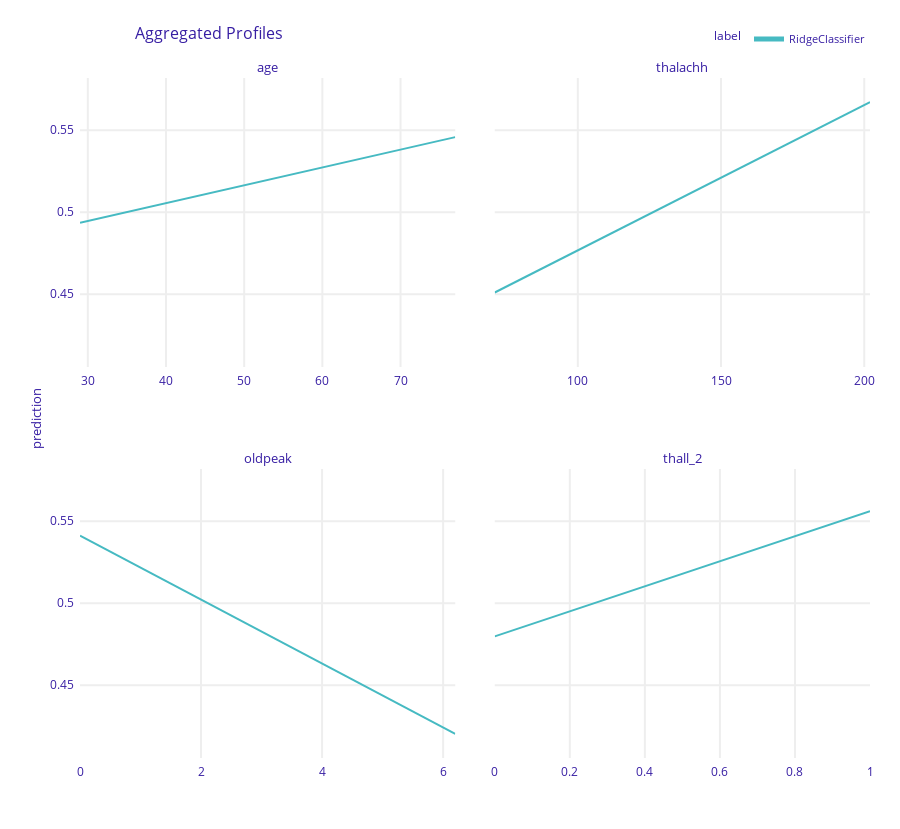

Notebook code for this chart:
### Code cell
lr_pdp = lr_explainer.model_profile()
fig = lr_pdp.plot(variables=["age", "thalachh", "oldpeak", "thall_2"], show=False)
fig.write_image("imgs/lr_pdp.png")
fig.show()

### Figure 1 — Plotly figure (JSON) as saved in the notebook; plotly's stock layout.template omitted (floating-point values rounded to 4 significant figures; data arrays with more than 128 entries replaced by an {"elided": "..."} marker saying what was removed)
{"data": [{"customdata": {"elided": "101x3 mixed values"}, "hovertemplate": "<b>%{hovertext}</b><br><br>prediction=%{y:.3f}<br>mean_prediction=%{customdata[0]:.3f}<extra></extra>", "hovertext": ["RidgeClassifier", "RidgeClassifier", "RidgeClassifier", "RidgeClassifier", "RidgeClassifier", "RidgeClassifier", "RidgeClassifier", "RidgeClassifier", "RidgeClassifier", "RidgeClassifier", "RidgeClassifier", "RidgeClassifier", "RidgeClassifier", "RidgeClassifier", "RidgeClassifier", "RidgeClassifier", "RidgeClassifier", "RidgeClassifier", "RidgeClassifier", "RidgeClassifier", "RidgeClassifier", "RidgeClassifier", "RidgeClassifier", "RidgeClassifier", "RidgeClassifier", "RidgeClassifier", "RidgeClassifier", "RidgeClassifier", "RidgeClassifier", "RidgeClassifier", "RidgeClassifier", "RidgeClassifier", "RidgeClassifier", "RidgeClassifier", "RidgeClassifier", "RidgeClassifier", "RidgeClassifier", "RidgeClassifier", "RidgeClassifier", "RidgeClassifier", "RidgeClassifier", "RidgeClassifier", "RidgeClassifier", "RidgeClassifier", "RidgeClassifier", "RidgeClassifier", "RidgeClassifier", "RidgeClassifier", "RidgeClassifier", "RidgeClassifier", "RidgeClassifier", "RidgeClassifier", "RidgeClassifier", "RidgeClassifier", "RidgeClassifier", "RidgeClassifier", "RidgeClassifier", "RidgeClassifier", "RidgeClassifier", "RidgeClassifier", "RidgeClassifier", "RidgeClassifier", "RidgeClassifier", "RidgeClassifier", "RidgeClassifier", "RidgeClassifier", "RidgeClassifier", "RidgeClassifier", "RidgeClassifier", "RidgeClassifier", "RidgeClassifier", "RidgeClassifier", "RidgeClassifier", "RidgeClassifier", "RidgeClassifier", "RidgeClassifier", "RidgeClassifier", "RidgeClassifier", "RidgeClassifier", "RidgeClassifier", "RidgeClassifier", "RidgeClassifier", "RidgeClassifier", "RidgeClassifier", "RidgeClassifier", "RidgeClassifier", "RidgeClassifier", "RidgeClassifier", "RidgeClassifier", "RidgeClassifier", "RidgeClassifier", "RidgeClassifier", "RidgeClassifier", "RidgeClassifier", "RidgeClassifier", "RidgeClassifier", "RidgeClassifier", "RidgeClassifier", "RidgeClassifier", "RidgeClassifier", "RidgeClassifier"], "legendgroup": "RidgeClassifier", "line": {"color": "#46bac2", "dash": "solid", "width": 2}, "marker": {"symbol": "circle"}, "mode": "lines", "name": "RidgeClassifier", "opacity": 1, "orientation": "v", "showlegend": true, "type": "scatter", "x": [29, 29.48, 29.96, 30.44, 30.92, 31.4, 31.88, 32.36, 32.84, 33.32, 33.8, 34.28, 34.76, 35.24, 35.72, 36.2, 36.68, 37.16, 37.64, 38.12, 38.6, 39.08, 39.56, 40.04, 40.52, 41, 41.48, 41.96, 42.44, 42.92, 43.4, 43.88, 44.36, 44.84, 45.32, 45.8, 46.28, 46.76, 47.24, 47.72, 48.2, 48.68, 49.16, 49.64, 50.12, 50.6, 51.08, 51.56, 52.04, 52.52, 53, 53.48, 53.96, 54.44, 54.92, 55.4, 55.88, 56.36, 56.84, 57.32, 57.8, 58.28, 58.76, 59.24, 59.72, 60.2, 60.68, 61.16, 61.64, 62.12, 62.6, 63.08, 63.56, 64.04, 64.52, 65, 65.48, 65.96, 66.44, 66.92, 67.4, 67.88, 68.36, 68.84, 69.32, 69.8, 70.28, 70.76, 71.24, 71.72, 72.2, 72.68, 73.16, 73.64, 74.12, 74.6, 75.08, 75.56, 76.04, 76.52, 77], "xaxis": "x3", "y": [0.4935, 0.4941, 0.4946, 0.4951, 0.4956, 0.4962, 0.4967, 0.4972, 0.4977, 0.4983, 0.4988, 0.4993, 0.4998, 0.5004, 0.5009, 0.5014, 0.5019, 0.5025, 0.503, 0.5035, 0.504, 0.5045, 0.5051, 0.5056, 0.5061, 0.5066, 0.5072, 0.5077, 0.5082, 0.5087, 0.5093, 0.5098, 0.5103, 0.5108, 0.5114, 0.5119, 0.5124, 0.5129, 0.5135, 0.514, 0.5145, 0.515, 0.5156, 0.5161, 0.5166, 0.5171, 0.5176, 0.5182, 0.5187, 0.5192, 0.5197, 0.5203, 0.5208, 0.5213, 0.5218, 0.5224, 0.5229, 0.5234, 0.5239, 0.5245, 0.525, 0.5255, 0.526, 0.5265, 0.5271, 0.5276, 0.5281, 0.5286, 0.5292, 0.5297, 0.5302, 0.5307, 0.5312, 0.5318, 0.5323, 0.5328, 0.5333, 0.5339, 0.5344, 0.5349, 0.5354, 0.5359, 0.5365, 0.537, 0.5375, 0.538, 0.5385, 0.5391, 0.5396, 0.5401, 0.5406, 0.5411, 0.5417, 0.5422, 0.5427, 0.5432, 0.5437, 0.5443, 0.5448, 0.5453, 0.5458], "yaxis": "y3"}, {"customdata": {"elided": "101x3 mixed values"}, "hovertemplate": "<b>%{hovertext}</b><br><br>prediction=%{y:.3f}<br>mean_prediction=%{customdata[0]:.3f}<extra></extra>", "hovertext": ["RidgeClassifier", "RidgeClassifier", "RidgeClassifier", "RidgeClassifier", "RidgeClassifier", "RidgeClassifier", "RidgeClassifier", "RidgeClassifier", "RidgeClassifier", "RidgeClassifier", "RidgeClassifier", "RidgeClassifier", "RidgeClassifier", "RidgeClassifier", "RidgeClassifier", "RidgeClassifier", "RidgeClassifier", "RidgeClassifier", "RidgeClassifier", "RidgeClassifier", "RidgeClassifier", "RidgeClassifier", "RidgeClassifier", "RidgeClassifier", "RidgeClassifier", "RidgeClassifier", "RidgeClassifier", "RidgeClassifier", "RidgeClassifier", "RidgeClassifier", "RidgeClassifier", "RidgeClassifier", "RidgeClassifier", "RidgeClassifier", "RidgeClassifier", "RidgeClassifier", "RidgeClassifier", "RidgeClassifier", "RidgeClassifier", "RidgeClassifier", "RidgeClassifier", "RidgeClassifier", "RidgeClassifier", "RidgeClassifier", "RidgeClassifier", "RidgeClassifier", "RidgeClassifier", "RidgeClassifier", "RidgeClassifier", "RidgeClassifier", "RidgeClassifier", "RidgeClassifier", "RidgeClassifier", "RidgeClassifier", "RidgeClassifier", "RidgeClassifier", "RidgeClassifier", "RidgeClassifier", "RidgeClassifier", "RidgeClassifier", "RidgeClassifier", "RidgeClassifier", "RidgeClassifier", "RidgeClassifier", "RidgeClassifier", "RidgeClassifier", "RidgeClassifier", "RidgeClassifier", "RidgeClassifier", "RidgeClassifier", "RidgeClassifier", "RidgeClassifier", "RidgeClassifier", "RidgeClassifier", "RidgeClassifier", "RidgeClassifier", "RidgeClassifier", "RidgeClassifier", "RidgeClassifier", "RidgeClassifier", "RidgeClassifier", "RidgeClassifier", "RidgeClassifier", "RidgeClassifier", "RidgeClassifier", "RidgeClassifier", "RidgeClassifier", "RidgeClassifier", "RidgeClassifier", "RidgeClassifier", "RidgeClassifier", "RidgeClassifier", "RidgeClassifier", "RidgeClassifier", "RidgeClassifier", "RidgeClassifier", "RidgeClassifier", "RidgeClassifier", "RidgeClassifier", "RidgeClassifier", "RidgeClassifier"], "legendgroup": "RidgeClassifier", "line": {"color": "#46bac2", "dash": "solid", "width": 2}, "marker": {"symbol": "circle"}, "mode": "lines", "name": "RidgeClassifier", "opacity": 1, "orientation": "v", "showlegend": false, "type": "scatter", "x": [71, 72.31, 73.62, 74.93, 76.24, 77.55, 78.86, 80.17, 81.48, 82.79, 84.1, 85.41, 86.72, 88.03, 89.34, 90.65, 91.96, 93.27, 94.58, 95.89, 97.2, 98.51, 99.82, 101.1, 102.4, 103.8, 105.1, 106.4, 107.7, 109.0, 110.3, 111.6, 112.9, 114.2, 115.5, 116.8, 118.2, 119.5, 120.8, 122.1, 123.4, 124.7, 126.0, 127.3, 128.6, 129.9, 131.3, 132.6, 133.9, 135.2, 136.5, 137.8, 139.1, 140.4, 141.7, 143.1, 144.4, 145.7, 147.0, 148.3, 149.6, 150.9, 152.2, 153.5, 154.8, 156.2, 157.5, 158.8, 160.1, 161.4, 162.7, 164.0, 165.3, 166.6, 167.9, 169.2, 170.6, 171.9, 173.2, 174.5, 175.8, 177.1, 178.4, 179.7, 181.0, 182.4, 183.7, 185.0, 186.3, 187.6, 188.9, 190.2, 191.5, 192.8, 194.1, 195.4, 196.8, 198.1, 199.4, 200.7, 202], "xaxis": "x4", "y": [0.4511, 0.4522, 0.4534, 0.4545, 0.4557, 0.4569, 0.458, 0.4592, 0.4603, 0.4615, 0.4627, 0.4638, 0.465, 0.4662, 0.4673, 0.4685, 0.4697, 0.4708, 0.472, 0.4731, 0.4743, 0.4755, 0.4766, 0.4778, 0.479, 0.4801, 0.4813, 0.4825, 0.4836, 0.4848, 0.486, 0.4871, 0.4883, 0.4895, 0.4906, 0.4918, 0.493, 0.4941, 0.4953, 0.4965, 0.4976, 0.4988, 0.5, 0.5011, 0.5023, 0.5035, 0.5046, 0.5058, 0.507, 0.5081, 0.5093, 0.5105, 0.5116, 0.5128, 0.514, 0.5151, 0.5163, 0.5175, 0.5186, 0.5198, 0.521, 0.5221, 0.5233, 0.5245, 0.5256, 0.5268, 0.5279, 0.5291, 0.5303, 0.5314, 0.5326, 0.5337, 0.5349, 0.5361, 0.5372, 0.5384, 0.5395, 0.5407, 0.5419, 0.543, 0.5442, 0.5453, 0.5465, 0.5476, 0.5488, 0.55, 0.5511, 0.5523, 0.5534, 0.5546, 0.5557, 0.5569, 0.558, 0.5592, 0.5603, 0.5615, 0.5626, 0.5638, 0.5649, 0.5661, 0.5672], "yaxis": "y4"}, {"customdata": {"elided": "101x3 mixed values"}, "hovertemplate": "<b>%{hovertext}</b><br><br>prediction=%{y:.3f}<br>mean_prediction=%{customdata[0]:.3f}<extra></extra>", "hovertext": ["RidgeClassifier", "RidgeClassifier", "RidgeClassifier", "RidgeClassifier", "RidgeClassifier", "RidgeClassifier", "RidgeClassifier", "RidgeClassifier", "RidgeClassifier", "RidgeClassifier", "RidgeClassifier", "RidgeClassifier", "RidgeClassifier", "RidgeClassifier", "RidgeClassifier", "RidgeClassifier", "RidgeClassifier", "RidgeClassifier", "RidgeClassifier", "RidgeClassifier", "RidgeClassifier", "RidgeClassifier", "RidgeClassifier", "RidgeClassifier", "RidgeClassifier", "RidgeClassifier", "RidgeClassifier", "RidgeClassifier", "RidgeClassifier", "RidgeClassifier", "RidgeClassifier", "RidgeClassifier", "RidgeClassifier", "RidgeClassifier", "RidgeClassifier", "RidgeClassifier", "RidgeClassifier", "RidgeClassifier", "RidgeClassifier", "RidgeClassifier", "RidgeClassifier", "RidgeClassifier", "RidgeClassifier", "RidgeClassifier", "RidgeClassifier", "RidgeClassifier", "RidgeClassifier", "RidgeClassifier", "RidgeClassifier", "RidgeClassifier", "RidgeClassifier", "RidgeClassifier", "RidgeClassifier", "RidgeClassifier", "RidgeClassifier", "RidgeClassifier", "RidgeClassifier", "RidgeClassifier", "RidgeClassifier", "RidgeClassifier", "RidgeClassifier", "RidgeClassifier", "RidgeClassifier", "RidgeClassifier", "RidgeClassifier", "RidgeClassifier", "RidgeClassifier", "RidgeClassifier", "RidgeClassifier", "RidgeClassifier", "RidgeClassifier", "RidgeClassifier", "RidgeClassifier", "RidgeClassifier", "RidgeClassifier", "RidgeClassifier", "RidgeClassifier", "RidgeClassifier", "RidgeClassifier", "RidgeClassifier", "RidgeClassifier", "RidgeClassifier", "RidgeClassifier", "RidgeClassifier", "RidgeClassifier", "RidgeClassifier", "RidgeClassifier", "RidgeClassifier", "RidgeClassifier", "RidgeClassifier", "RidgeClassifier", "RidgeClassifier", "RidgeClassifier", "RidgeClassifier", "RidgeClassifier", "RidgeClassifier", "RidgeClassifier", "RidgeClassifier", "RidgeClassifier", "RidgeClassifier", "RidgeClassifier"], "legendgroup": "RidgeClassifier", "line": {"color": "#46bac2", "dash": "solid", "width": 2}, "marker": {"symbol": "circle"}, "mode": "lines", "name": "RidgeClassifier", "opacity": 1, "orientation": "v", "showlegend": false, "type": "scatter", "x": [0, 0.062, 0.124, 0.186, 0.248, 0.31, 0.372, 0.434, 0.496, 0.558, 0.62, 0.682, 0.744, 0.806, 0.868, 0.93, 0.992, 1.054, 1.116, 1.178, 1.24, 1.302, 1.364, 1.426, 1.488, 1.55, 1.612, 1.674, 1.736, 1.798, 1.86, 1.922, 1.984, 2.046, 2.108, 2.17, 2.232, 2.294, 2.356, 2.418, 2.48, 2.542, 2.604, 2.666, 2.728, 2.79, 2.852, 2.914, 2.976, 3.038, 3.1, 3.162, 3.224, 3.286, 3.348, 3.41, 3.472, 3.534, 3.596, 3.658, 3.72, 3.782, 3.844, 3.906, 3.968, 4.03, 4.092, 4.154, 4.216, 4.278, 4.34, 4.402, 4.464, 4.526, 4.588, 4.65, 4.712, 4.774, 4.836, 4.898, 4.96, 5.022, 5.084, 5.146, 5.208, 5.27, 5.332, 5.394, 5.456, 5.518, 5.58, 5.642, 5.704, 5.766, 5.828, 5.89, 5.952, 6.014, 6.076, 6.138, 6.2], "xaxis": "x", "y": [0.5413, 0.5401, 0.5389, 0.5376, 0.5364, 0.5352, 0.534, 0.5328, 0.5316, 0.5304, 0.5292, 0.528, 0.5268, 0.5255, 0.5243, 0.5231, 0.5219, 0.5207, 0.5195, 0.5183, 0.5171, 0.5158, 0.5146, 0.5134, 0.5122, 0.511, 0.5098, 0.5086, 0.5073, 0.5061, 0.5049, 0.5037, 0.5025, 0.5013, 0.5001, 0.4988, 0.4976, 0.4964, 0.4952, 0.494, 0.4928, 0.4915, 0.4903, 0.4891, 0.4879, 0.4867, 0.4855, 0.4842, 0.483, 0.4818, 0.4806, 0.4794, 0.4782, 0.477, 0.4757, 0.4745, 0.4733, 0.4721, 0.4709, 0.4697, 0.4685, 0.4673, 0.466, 0.4648, 0.4636, 0.4624, 0.4612, 0.46, 0.4588, 0.4576, 0.4564, 0.4551, 0.4539, 0.4527, 0.4515, 0.4503, 0.4491, 0.4479, 0.4467, 0.4455, 0.4443, 0.4431, 0.4419, 0.4407, 0.4395, 0.4383, 0.4371, 0.4359, 0.4347, 0.4335, 0.4323, 0.4311, 0.4299, 0.4287, 0.4275, 0.4263, 0.4251, 0.4239, 0.4227, 0.4215, 0.4203], "yaxis": "y"}, {"customdata": {"elided": "101x3 mixed values"}, "hovertemplate": "<b>%{hovertext}</b><br><br>prediction=%{y:.3f}<br>mean_prediction=%{customdata[0]:.3f}<extra></extra>", "hovertext": ["RidgeClassifier", "RidgeClassifier", "RidgeClassifier", "RidgeClassifier", "RidgeClassifier", "RidgeClassifier", "RidgeClassifier", "RidgeClassifier", "RidgeClassifier", "RidgeClassifier", "RidgeClassifier", "RidgeClassifier", "RidgeClassifier", "RidgeClassifier", "RidgeClassifier", "RidgeClassifier", "RidgeClassifier", "RidgeClassifier", "RidgeClassifier", "RidgeClassifier", "RidgeClassifier", "RidgeClassifier", "RidgeClassifier", "RidgeClassifier", "RidgeClassifier", "RidgeClassifier", "RidgeClassifier", "RidgeClassifier", "RidgeClassifier", "RidgeClassifier", "RidgeClassifier", "RidgeClassifier", "RidgeClassifier", "RidgeClassifier", "RidgeClassifier", "RidgeClassifier", "RidgeClassifier", "RidgeClassifier", "RidgeClassifier", "RidgeClassifier", "RidgeClassifier", "RidgeClassifier", "RidgeClassifier", "RidgeClassifier", "RidgeClassifier", "RidgeClassifier", "RidgeClassifier", "RidgeClassifier", "RidgeClassifier", "RidgeClassifier", "RidgeClassifier", "RidgeClassifier", "RidgeClassifier", "RidgeClassifier", "RidgeClassifier", "RidgeClassifier", "RidgeClassifier", "RidgeClassifier", "RidgeClassifier", "RidgeClassifier", "RidgeClassifier", "RidgeClassifier", "RidgeClassifier", "RidgeClassifier", "RidgeClassifier", "RidgeClassifier", "RidgeClassifier", "RidgeClassifier", "RidgeClassifier", "RidgeClassifier", "RidgeClassifier", "RidgeClassifier", "RidgeClassifier", "RidgeClassifier", "RidgeClassifier", "RidgeClassifier", "RidgeClassifier", "RidgeClassifier", "RidgeClassifier", "RidgeClassifier", "RidgeClassifier", "RidgeClassifier", "RidgeClassifier", "RidgeClassifier", "RidgeClassifier", "RidgeClassifier", "RidgeClassifier", "RidgeClassifier", "RidgeClassifier", "RidgeClassifier", "RidgeClassifier", "RidgeClassifier", "RidgeClassifier", "RidgeClassifier", "RidgeClassifier", "RidgeClassifier", "RidgeClassifier", "RidgeClassifier", "RidgeClassifier", "RidgeClassifier", "RidgeClassifier"], "legendgroup": "RidgeClassifier", "line": {"color": "#46bac2", "dash": "solid", "width": 2}, "marker": {"symbol": "circle"}, "mode": "lines", "name": "RidgeClassifier", "opacity": 1, "orientation": "v", "showlegend": false, "type": "scatter", "x": [0, 0.01, 0.02, 0.03, 0.04, 0.05, 0.06, 0.07, 0.08, 0.09, 0.1, 0.11, 0.12, 0.13, 0.14, 0.15, 0.16, 0.17, 0.18, 0.19, 0.2, 0.21, 0.22, 0.23, 0.24, 0.25, 0.26, 0.27, 0.28, 0.29, 0.3, 0.31, 0.32, 0.33, 0.34, 0.35, 0.36, 0.37, 0.38, 0.39, 0.4, 0.41, 0.42, 0.43, 0.44, 0.45, 0.46, 0.47, 0.48, 0.49, 0.5, 0.51, 0.52, 0.53, 0.54, 0.55, 0.56, 0.57, 0.58, 0.59, 0.6, 0.61, 0.62, 0.63, 0.64, 0.65, 0.66, 0.67, 0.68, 0.69, 0.7, 0.71, 0.72, 0.73, 0.74, 0.75, 0.76, 0.77, 0.78, 0.79, 0.8, 0.81, 0.82, 0.83, 0.84, 0.85, 0.86, 0.87, 0.88, 0.89, 0.9, 0.91, 0.92, 0.93, 0.94, 0.95, 0.96, 0.97, 0.98, 0.99, 1], "xaxis": "x2", "y": [0.4798, 0.4806, 0.4813, 0.4821, 0.4829, 0.4836, 0.4844, 0.4852, 0.4859, 0.4867, 0.4875, 0.4882, 0.489, 0.4898, 0.4905, 0.4913, 0.4921, 0.4928, 0.4936, 0.4944, 0.4951, 0.4959, 0.4967, 0.4974, 0.4982, 0.499, 0.4997, 0.5005, 0.5013, 0.502, 0.5028, 0.5036, 0.5043, 0.5051, 0.5059, 0.5066, 0.5074, 0.5082, 0.5089, 0.5097, 0.5105, 0.5112, 0.512, 0.5128, 0.5135, 0.5143, 0.5151, 0.5158, 0.5166, 0.5174, 0.5181, 0.5189, 0.5197, 0.5204, 0.5212, 0.522, 0.5227, 0.5235, 0.5243, 0.525, 0.5258, 0.5265, 0.5273, 0.5281, 0.5288, 0.5296, 0.5304, 0.5311, 0.5319, 0.5327, 0.5334, 0.5342, 0.5349, 0.5357, 0.5365, 0.5372, 0.538, 0.5388, 0.5395, 0.5403, 0.541, 0.5418, 0.5426, 0.5433, 0.5441, 0.5448, 0.5456, 0.5464, 0.5471, 0.5479, 0.5486, 0.5494, 0.5502, 0.5509, 0.5517, 0.5524, 0.5532, 0.5539, 0.5547, 0.5555, 0.5562], "yaxis": "y2"}], "layout": {"annotations": [{"font": {"size": 13}, "showarrow": false, "text": "oldpeak", "x": 0.2375, "xanchor": "center", "xref": "paper", "y": 0.425, "yanchor": "bottom", "yref": "paper"}, {"font": {"size": 13}, "showarrow": false, "text": "thall_2", "x": 0.7625, "xanchor": "center", "xref": "paper", "y": 0.425, "yanchor": "bottom", "yref": "paper"}, {"font": {"size": 13}, "showarrow": false, "text": "age", "x": 0.2375, "xanchor": "center", "xref": "paper", "y": 1, "yanchor": "bottom", "yref": "paper"}, {"font": {"size": 13}, "showarrow": false, "text": "thalachh", "x": 0.7625, "xanchor": "center", "xref": "paper", "y": 1, "yanchor": "bottom", "yref": "paper"}, {"font": {"size": 13}, "showarrow": false, "text": "prediction", "textangle": -90, "x": -0.07, "xref": "paper", "y": 0.5, "yref": "paper"}], "font": {"color": "#371ea3"}, "height": 829, "hovermode": "x unified", "legend": {"font": {"size": 11}, "itemsizing": "constant", "orientation": "h", "title": {"font": {"size": 12}, "text": "label"}, "tracegroupgap": 0, "x": 1, "xanchor": "right", "y": 1.036, "yanchor": "bottom"}, "margin": {"b": 71, "r": 30, "t": 78}, "title": {"font": {"size": 16}, "text": "Aggregated Profiles", "x": 0.15}, "xaxis": {"anchor": "y", "automargin": true, "domain": [0, 0.475], "fixedrange": true, "gridwidth": 2, "showticklabels": true, "tickcolor": "white", "ticklen": 3, "ticks": "outside", "title": {"text": ""}, "type": "linear", "zeroline": false}, "xaxis2": {"anchor": "y2", "automargin": true, "domain": [0.525, 1], "fixedrange": true, "gridwidth": 2, "showticklabels": true, "tickcolor": "white", "ticklen": 3, "ticks": "outside", "title": {"text": ""}, "type": "linear", "zeroline": false}, "xaxis3": {"anchor": "y3", "automargin": true, "domain": [0, 0.475], "fixedrange": true, "gridwidth": 2, "showticklabels": true, "tickcolor": "white", "ticklen": 3, "ticks": "outside", "title": {"text": ""}, "type": "linear", "zeroline": false}, "xaxis4": {"anchor": "y4", "automargin": true, "domain": [0.525, 1], "fixedrange": true, "gridwidth": 2, "showticklabels": true, "tickcolor": "white", "ticklen": 3, "ticks": "outside", "title": {"text": ""}, "type": "linear", "zeroline": false}, "yaxis": {"anchor": "x", "automargin": true, "domain": [0, 0.425], "fixedrange": true, "gridwidth": 2, "range": [0.4056, 0.5819], "tickcolor": "white", "ticklen": 3, "ticks": "outside", "title": {"text": ""}, "type": "linear", "zeroline": false}, "yaxis2": {"anchor": "x2", "automargin": true, "domain": [0, 0.425], "fixedrange": true, "gridwidth": 2, "matches": "y", "showticklabels": false, "tickcolor": "white", "ticklen": 3, "ticks": "outside", "title": {"text": ""}, "type": "linear", "zeroline": false}, "yaxis3": {"anchor": "x3", "automargin": true, "domain": [0.575, 1], "fixedrange": true, "gridwidth": 2, "matches": "y", "range": [0.4056, 0.5819], "tickcolor": "white", "ticklen": 3, "ticks": "outside", "title": {"text": ""}, "type": "linear", "zeroline": false}, "yaxis4": {"anchor": "x4", "automargin": true, "domain": [0.575, 1], "fixedrange": true, "gridwidth": 2, "matches": "y", "showticklabels": false, "tickcolor": "white", "ticklen": 3, "ticks": "outside", "title": {"text": ""}, "type": "linear", "zeroline": false}}}
